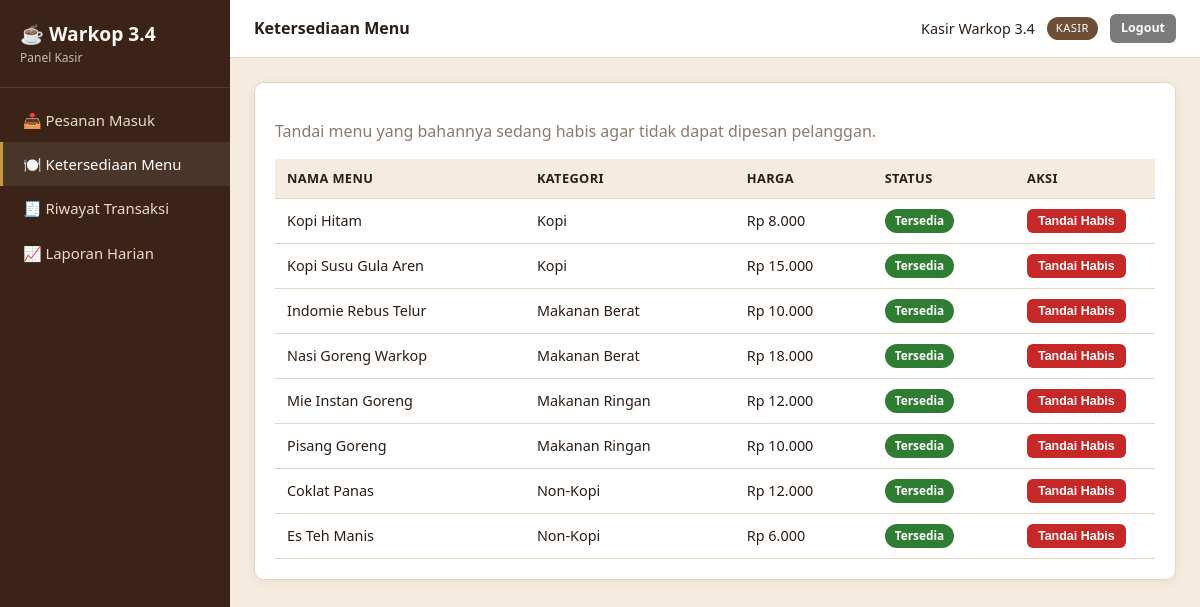
/kasir/stok_menu.php (signed in), run on the app's committed database.
### tables this page shows
CREATE TABLE menu (
    id INT AUTO_INCREMENT PRIMARY KEY,
    kategori_id INT NOT NULL,
    nama_menu VARCHAR(100) NOT NULL,
    deskripsi TEXT,
    harga DECIMAL(12,2) NOT NULL DEFAULT 0,
    foto VARCHAR(255) DEFAULT NULL,            
    status_ketersediaan ENUM('tersedia','habis') NOT NULL DEFAULT 'tersedia',
    is_active TINYINT(1) NOT NULL DEFAULT 1,   
    created_at DATETIME DEFAULT CURRENT_TIMESTAMP,
    updated_at DATETIME DEFAULT CURRENT_TIMESTAMP ON UPDATE CURRENT_TIMESTAMP,
    CONSTRAINT fk_menu_kategori FOREIGN KEY (kategori_id) REFERENCES kategori_menu(id)
        ON UPDATE CASCADE ON DELETE RESTRICT
);

CREATE TABLE kategori_menu (
    id INT AUTO_INCREMENT PRIMARY KEY,
    nama_kategori VARCHAR(50) NOT NULL,
    created_at DATETIME DEFAULT CURRENT_TIMESTAMP
);

### includes/functions.php (called while the page is built, shortened)
<?php
function rupiah($angka): string
{
    return 'Rp ' . number_format((float)$angka, 0, ',', '.');
}
function e(?string $string): string
{
    return htmlspecialchars((string)$string, ENT_QUOTES, 'UTF-8');
}

### kasir/stok_menu.php (the view, shortened to what this page needs)
<?php
$db = getDB();
$menuList = $db->query("SELECT m.*, k.nama_kategori FROM menu m JOIN kategori_menu k ON k.id=m.kategori_id WHERE m.is_active=1 ORDER BY k.nama_kategori, m.nama_menu")->fetchAll();
require __DIR__ . '/../includes/layout_kasir_top.php';
?>
<div class="card">
  <p class="text-muted">Tandai menu yang bahannya sedang habis agar tidak dapat dipesan pelanggan.</p>
  <div class="table-wrap">
  <table>
    <thead><tr><th>Nama Menu</th><th>Kategori</th><th>Harga</th><th>Status</th><th style="width:140px">Aksi</th></tr></thead>
    <tbody>
    <?php foreach ($menuList as $m): ?>
      <tr>
        <td><?= e($m['nama_menu']) ?></td>
        <td><?= e($m['nama_kategori']) ?></td>
        <td><?= rupiah($m['harga']) ?></td>
        <td>
          <span class="badge <?= $m['status_ketersediaan']==='tersedia' ? 'badge-success' : 'badge-danger' ?>">
            <?= $m['status_ketersediaan']==='tersedia' ? 'Tersedia' : 'Habis' ?>
          </span>
        </td>
        <td>
          <form method="post" action="">
            <button type="submit" class="btn btn-sm <?= $m['status_ketersediaan']==='tersedia' ? 'btn-danger' : 'btn-success' ?>">
              Tandai <?= $m['status_ketersediaan']==='tersedia' ? 'Habis' : 'Tersedia' ?>
            </button>
          </form>
        </td>
      </tr>
    <?php endforeach; ?>
    </tbody>
  </table>
  </div>
</div>
<?php require __DIR__ . '/../includes/layout_kasir_bottom.php'; ?>

### assets/css/style.css (style rules this page uses)
:root { --coffee-dark: #3b2417; --coffee: #6f4e37; --coffee-light: #a9744f; --cream: #f5ecdf; --cream-2: #fffaf3; --gold: #c99a3c; --success: #2e7d32; --danger: #c62828; --warning: #b8860b; --info: #1565c0; --text: #2b1d14; --border: #e4d6c3; --radius: 10px; --shadow: 0 2px 10px rgba(59,36,23,0.08); }
* { box-sizing: border-box; }
body { margin: 0; font-family: 'Segoe UI', Roboto, Arial, sans-serif; background: var(--cream); color: var(--text); line-height: 1.5; }
.card { background: #fff; border: 1px solid var(--border); border-radius: var(--radius); box-shadow: var(--shadow); padding: 20px; margin-bottom: 20px; }
.btn { display: inline-block; padding: 9px 18px; border-radius: 6px; border: none; cursor: pointer; font-size: .88rem; font-weight: 600; text-decoration: none; background: var(--coffee); color: #fff; }
.btn-sm { padding: 5px 11px; font-size: .78rem; }
.btn-danger { background: var(--danger); }
table { width: 100%; border-collapse: collapse; font-size: .9rem; }
table th, table td { padding: 10px 12px; border-bottom: 1px solid var(--border); text-align: left; }
table th { background: var(--cream); font-weight: 700; font-size: .8rem; text-transform: uppercase; letter-spacing:.03em; }
.table-wrap { overflow-x: auto; }
.badge { display:inline-block; padding: 3px 10px; border-radius: 20px; font-size: .74rem; font-weight:700; color:#fff; }
.badge-success { background: var(--success); }
.text-muted { color: #8a7a6b; }

### data on the page
menu: nama_menu "Kopi Hitam", kategori.nama_kategori "Kopi", harga "Rp 8.000", status_ketersediaan "Tersedia"
menu: nama_menu "Kopi Susu Gula Aren", kategori.nama_kategori "Kopi", harga "Rp 15.000", status_ketersediaan "Tersedia"
menu: nama_menu "Indomie Rebus Telur", kategori.nama_kategori "Makanan Berat", harga "Rp 10.000", status_ketersediaan "Tersedia"
menu: nama_menu "Nasi Goreng Warkop", kategori.nama_kategori "Makanan Berat", harga "Rp 18.000", status_ketersediaan "Tersedia"
menu: nama_menu "Mie Instan Goreng", kategori.nama_kategori "Makanan Ringan", harga "Rp 12.000", status_ketersediaan "Tersedia"
menu: nama_menu "Pisang Goreng", kategori.nama_kategori "Makanan Ringan", harga "Rp 10.000", status_ketersediaan "Tersedia"
menu: nama_menu "Coklat Panas", kategori.nama_kategori "Non-Kopi", harga "Rp 12.000", status_ketersediaan "Tersedia"
menu: nama_menu "Es Teh Manis", kategori.nama_kategori "Non-Kopi", harga "Rp 6.000", status_ketersediaan "Tersedia"

### other printed values
$pageTitle "Ketersediaan Menu"
$user['nama'] "Kasir Warkop 3.4"
